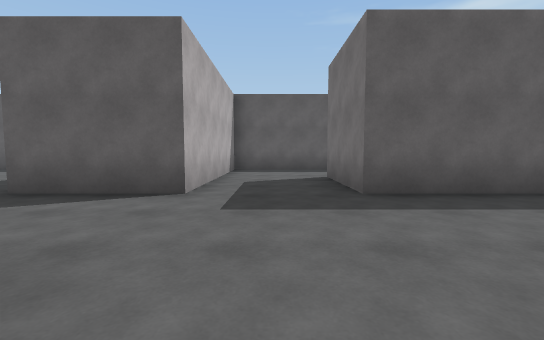
view 1 (above)

24 first-person views from a walk through a 3-D level made in the Unity game engine. The camera is 1.2 m above the floor, tilts 4° down and sees 90° across. The floor is counted in squares, 2 m on a side. Each view is taken from the middle of a square. On the plan, view 1 faces up. The plan holds only what a view shows up to about 9 squares ahead; the rest is blank. The place goes on beyond the plan. The player character is not drawn.

view 2
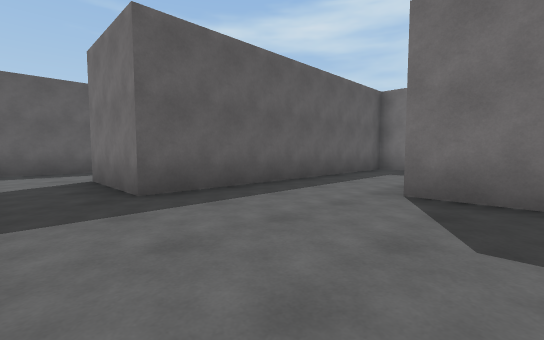

view 3
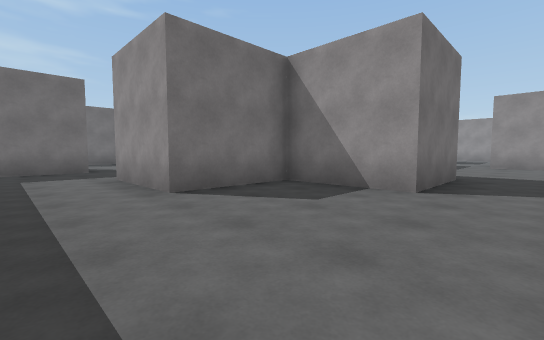

view 4
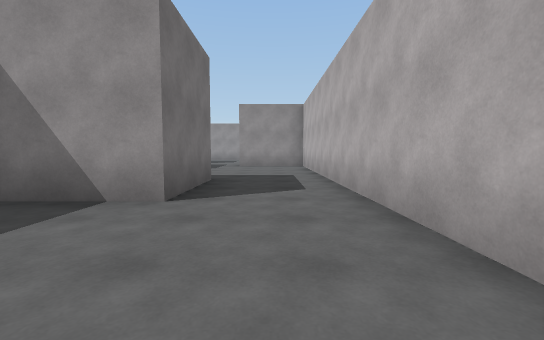

view 5
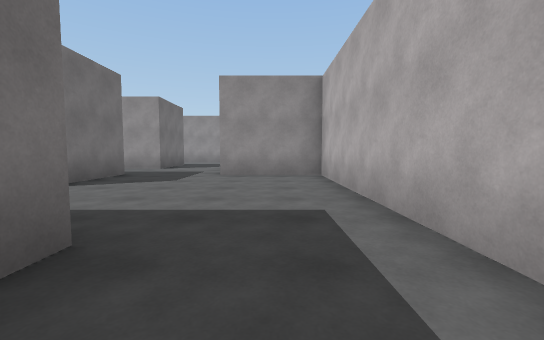

view 6
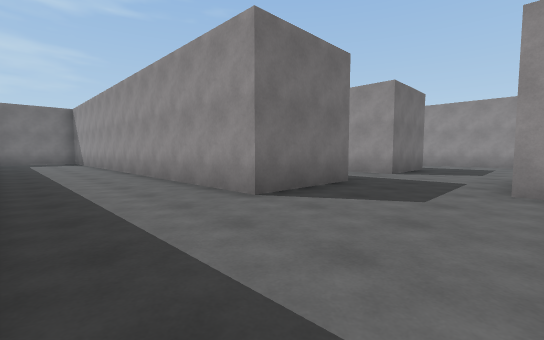

view 7
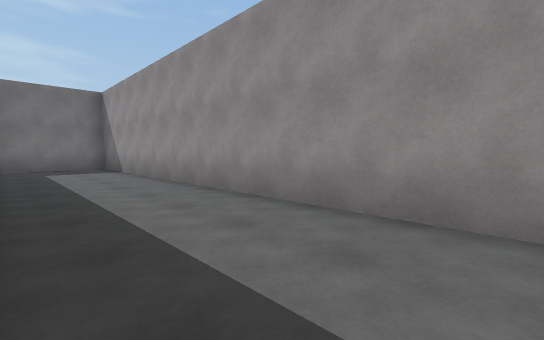

view 8
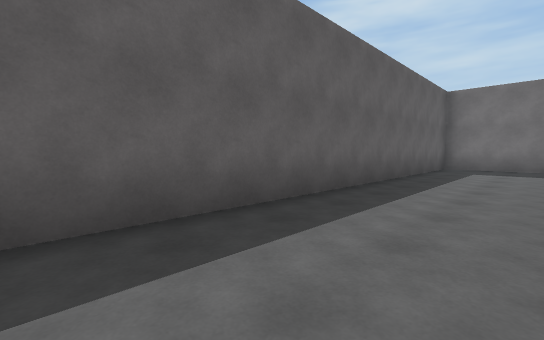

view 9
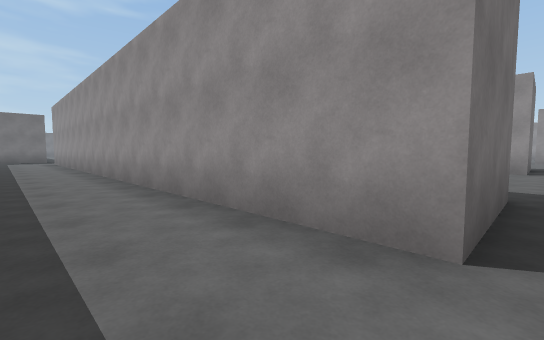

view 10
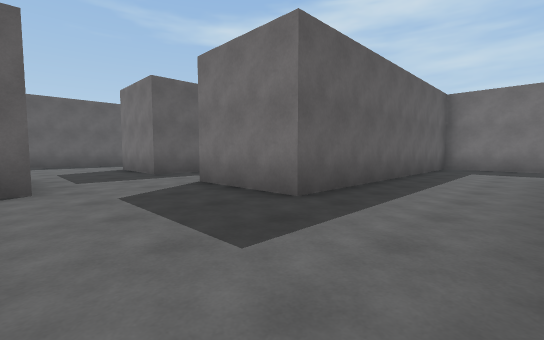

view 11
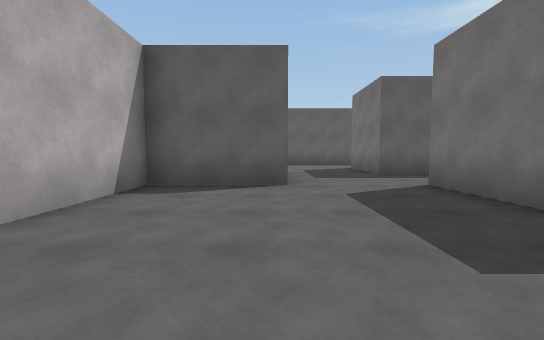

view 12
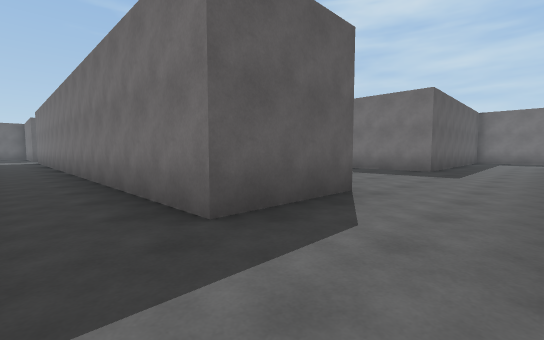

view 13
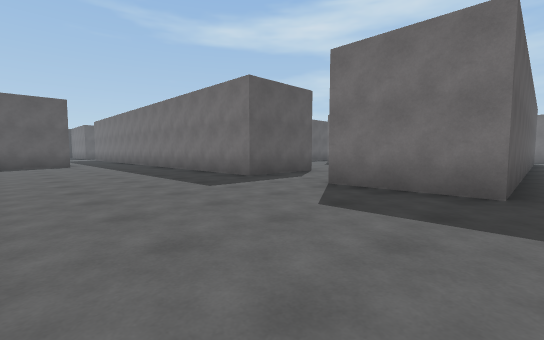

view 14
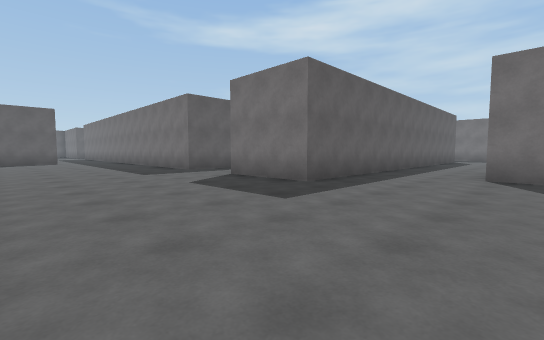

view 15
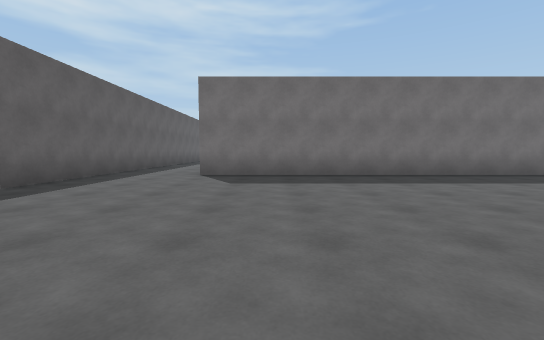

view 16
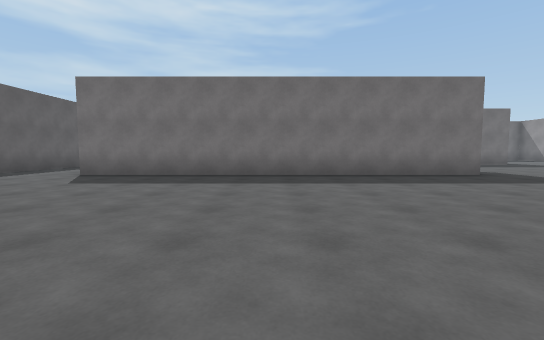

view 17
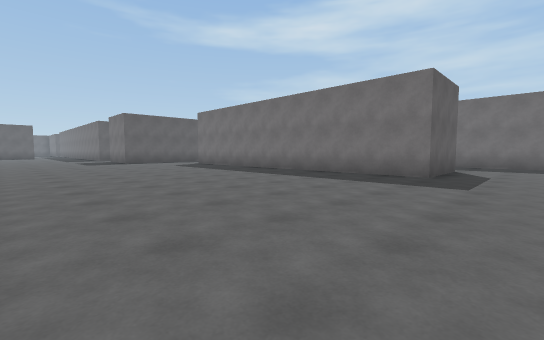

view 18
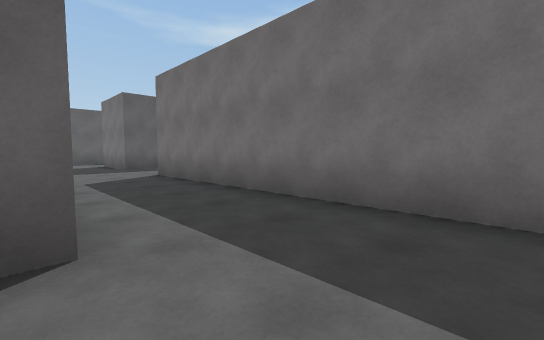

view 19
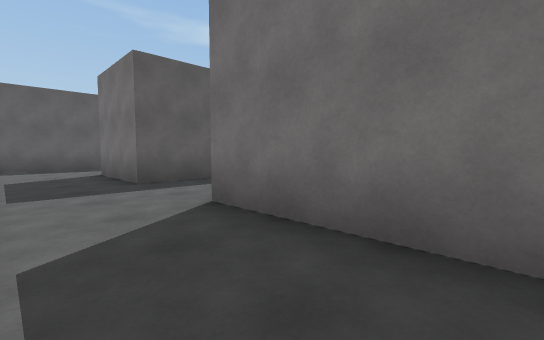

view 20
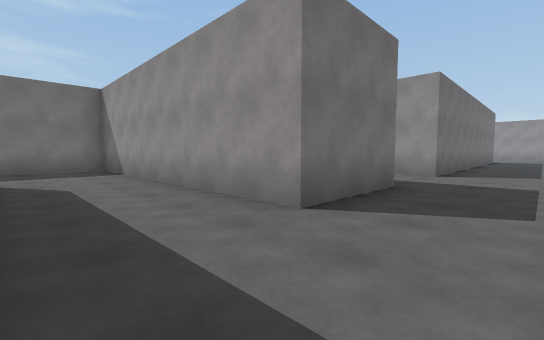

view 21
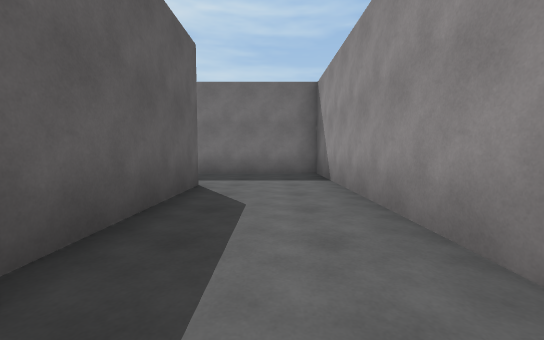

view 22
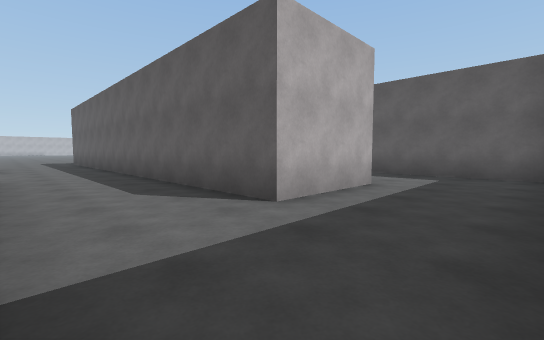

view 23
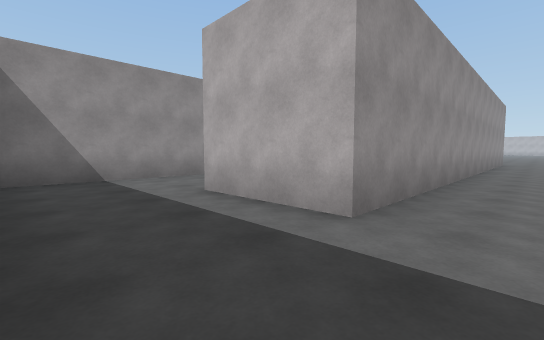

view 24
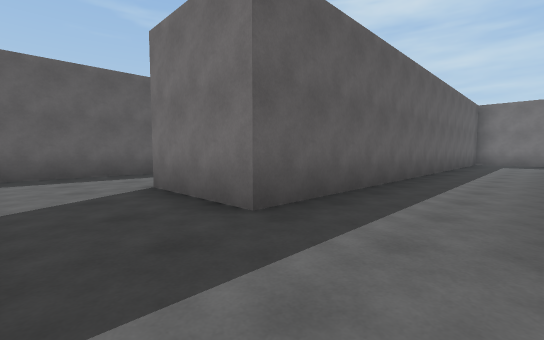

### Floor plan
Points are (right, up) in squares from view 1. A wall is a line through its corners. A room is listed if a view was taken in it or the views show most of it. See-through windows are left out.
Room 1 (views 1, 2, 3, 4, 5, 6, 7, 8, 9)
walls: (8.8, 1.2) (8.8, 3.8) (1.3, 3.8) (1.3, 6.3) (12.1, 6.3); (1.3, -3.8) (1.3, -1.2) (3.8, -1.2) (3.8, 1.3) (6.4, 1.3); (-1.2, 0.9) (-1.2, -8.7) (1.4, -8.7); (1.9, 8.8) (-1.2, 8.8) (-1.2, 3.8); (3.8, -9) (3.8, -6.5) (16.3, -6.5) (16.3, -3.7) (2, -3.7)
ways out: opening at (-2.5, 2.5) to room 2; opening at (2.5, -9) to room 2
Room 2 (views 10, 11, 12, 13, 14, 15, 16, 17, 18, 19, 20, 21, 22, 23, 24)
walls: (-0.6, -16.2) (8.8, -16.2) (8.8, -18.7) (-3.7, -18.7) (-3.7, -16.1); (1.4, -11.2) (-1.2, -11.2) (-1.2, -14) (-3.7, -14) (-3.7, -4.5); (3.8, -23.7) (3.8, -21.2) (11.3, -21.2) (11.3, -18); (-7.2, -7) (-8, -7); (11.3, -16) (11.3, -13.7) (3.8, -13.7) (3.8, -11.2) (5.1, -11.2); (1.4, -31.2) (-1.2, -31.2) (-1.2, -21.1); (12.8, -9) (3.8, -9); (3.8, -33.1) (3.8, -26.2); (-1.2, 3.8) (-3.8, 3.8)
ways out: opening at (-2.5, 2.5) to room 1; opening at (2.5, -9) to room 1; opening at (2.5, -26.5); opening at (2.5, -22.5); opening at (14, -10.5)

Positions as (right, up) in squares from view 1, and headings:
1: (0, 0), facing up
2: (0, 0), facing up-right
3: (0, 3), facing down-right
4: (0, 2), facing down
5: (0, -2), facing down
6: (1, -4), facing down-right
7: (6, -4), facing down-right
8: (6, -6), facing up-right
9: (1, 8), facing down-right
10: (1, -16), facing up-right
11: (1, -16), facing up
12: (-5, -16), facing up-right
13: (-8, -19), facing up-right
14: (-8, -22), facing up-right
15: (-8, -23), facing right
16: (-8, -26), facing right
17: (-8, -33), facing up-right
18: (1, -33), facing up-right
19: (2, -29), facing up-right
20: (2, -19), facing down-right
21: (4, -20), facing right
22: (11, -21), facing up-left
23: (11, -15), facing down-left
24: (2, -11), facing up-right
